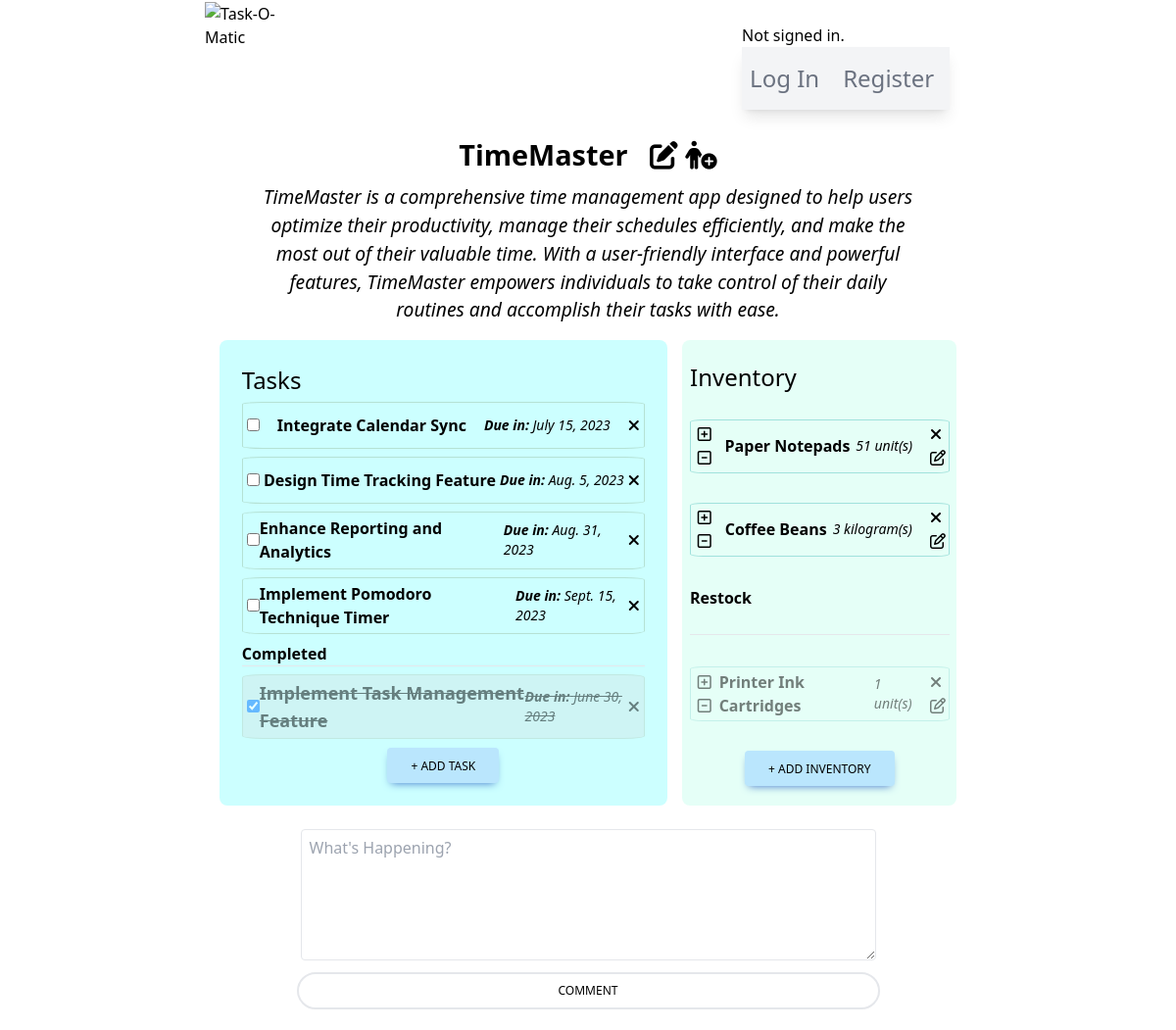
Page /project/19/ on the earlier database version.
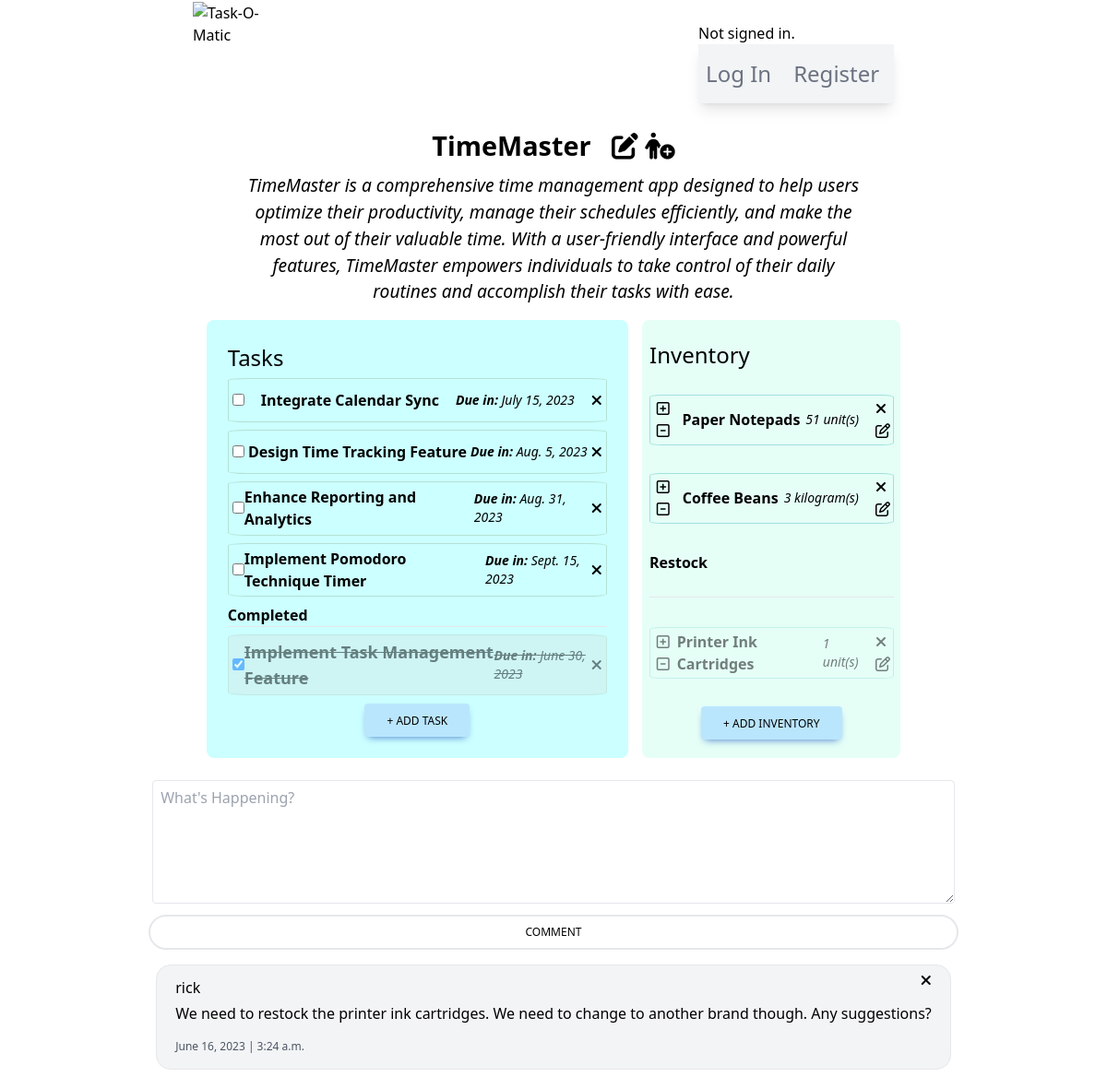
Same page on the later database version.
### taskomatic/models.py (models this page shows, shortened)
class Project(models.Model):
    user = models.ForeignKey(User, on_delete=models.CASCADE)
    owner = models.CharField(max_length=80)
    projectName = models.CharField(max_length=160)
    projectDescription = models.CharField(max_length=350)
    hasDeadline = models.BooleanField(default=False)
    hasInventory = models.BooleanField(default=False)
    hasTasks = models.BooleanField(default=False)
    creationDate = models.DateField(null=True, blank=True)
    deadlineDate = models.DateField(null=True, blank=True)

class Tasks(models.Model):
    PRIORITY_LEVELS = [tuple([x,x]) for x in range(1,11)]
    projectId = models.ForeignKey(Project, on_delete=models.CASCADE)
    taskCreator = models.CharField(max_length=80)
    taskName = models.CharField(max_length=160)
    taskDescription = models.CharField(max_length=350)
    taskCompletion = models.BooleanField(default=False)
    taskDeadline = models.DateField(null=True, blank=True)
    taskImportance = models.PositiveIntegerField(default=PRIORITY_LEVELS[0], choices=PRIORITY_LEVELS, validators=[MinValueValidator(1), MaxValueValidator(10)])
    taskLimitAlert = models.DateField(null=True, blank=True)
    taskCreationDate = models.DateField(null=True, blank=True)

class Inventory(models.Model):
    UNITS_CATEGORIES = [
        ('UNIT', 'unit(s)'),
        ('%', 'percent'),
        ('KG', 'kilogram(s)'),
        ('CM', 'centimeter(s)')
    ]
    projectId = models.ForeignKey(Project, on_delete=models.CASCADE)
    itemName = models.CharField(max_length=160)
    itemDescription = models.CharField(max_length=350)
    itemQty = models.PositiveIntegerField(default=0, validators=[MinValueValidator(0)])
    itemUnit = models.CharField(max_length=20, choices=UNITS_CATEGORIES, default=UNITS_CATEGORIES[0][0])
    itemLimitAlert = models.IntegerField(null=True, blank=True)

class Comment(models.Model):
    project = models.ForeignKey(Project, on_delete=models.CASCADE)
    user = models.ForeignKey(User, on_delete=models.CASCADE)
    comment = models.CharField(max_length=280)
    date = models.DateField()
    time = models.TimeField()

class User(AbstractUser):
    pass

### taskomatic/views.py (the view, shortened to what this page needs)
# urls.py: path("project/<str:pk>/", views.project_view, name="projectPage"),
def project_view(request, pk):
    project = Project.objects.get(id=pk)
    tasks = Tasks.objects.filter(projectId = pk)
    inventory = Inventory.objects.filter(projectId = pk)
    comments = Comment.objects.filter(project=project).order_by('-id')
    taskForms = []
    for task in tasks:
        taskFormInstance = CompletionTaskForm(instance=task, task_id=task.id)
        taskForms.append(taskFormInstance)
    context = {
        'project': project,
        'tasks': tasks,
        'inventory': inventory,
        'comments': comments,
        'taskForm': TaskForm(),
        'taskForms': taskForms,
        'inventoryForm': InventoryForm(),
        'form': CommentForm()
    }
    return render(request, "taskomatic/projectPage.html", context)

### taskomatic/templates/taskomatic/projectPage.html (shortened to what this page needs)
{% extends "./layout.html" %}
{% load static %}
{% block body %}
<div id="projectPageMainContainer">
    <h2>
        {{ project.projectName }} &nbsp;
        <form style="display: inline-block;" method="POST" action="{% url 'editProject' %}" name="editForm">
            <i id="editIcon" class="fa-solid fa-pen-to-square cursor-pointer hover:text-sky-600" title="Edit Project"></i>
            <a href="{% url 'addMember' project.id %}">
                <i id="addMember" class="fa-solid fa-person-circle-plus cursor-pointer hover:text-sky-600" title="Add Member"></i>
            </a>
        </form>
    </h2>
    <p class="descriptiveParagraph">{{ project.projectDescription }}</p>
    <div id="tasksAndInventorySection">
        <span id="tasksContainer">
            <h3 class="mb-1">Tasks</h3>
            {% if project.hasTasks %}
                {% if tasks %}
                    {% for task in tasks %}
                    {% if task.taskCompletion == False %}
            <div class="taskInstancesContainer" id="taskInstancesContainer{{ task.id }}">
                <form method="POST" action="{% url 'handleTasks' 'complete' %}" name="completeTaskForm{{ task.id }}" id="{{ task.id }}">
                        {% for form in taskForms %}
                            {% if form.instance.id == task.id %}
                                {{ form.taskCompletion }}
                            {% endif %}
                        {% endfor %}
                </form>
                <span class="inline-block font-bold text-base">{{ task.taskName }}</span>
                <span class="inline-block font-medium italic text-sm"><b>Due in:</b> {{ task.taskDeadline }}</span>
                <span class="taskDeleteBtns">
                    <i class="fa-solid fa-xmark cursor-pointer hover:text-sky-600" data-pk="{{ task.id }}" title="Remove">{% csrf_token %}</i>
                </span>
            </div>
                    {% endif %}
                    {% endfor %}
                    <p class="font-bold">Completed</p>
                    <hr class="mb-2">
                    {% for task in tasks %}
                    {% if task.taskCompletion == True %}
            <div class="taskInstancesContainer" id="taskInstancesContainer{{ task.id }}">
                <form method="POST" action="{% url 'handleTasks' 'complete' %}" name="completeTaskForm{{ task.id }}" id="{{ task.id }}">
                        {% for form in taskForms %}
                            {% if form.instance.id == task.id %}
                                {{ form.taskCompletion }}
                            {% endif %}
                        {% endfor %}
                </form>
                <span class="inline-block font-bold text-lg">{{ task.taskName }}</span>
                <span class="inline-block font-medium italic text-sm"><b>Due in:</b> {{ task.taskDeadline }}</span>
                <span style="text-decoration: none;" class="taskDeleteBtns">
                    <i class="fa-solid fa-xmark cursor-pointer hover:text-sky-600" data-pk="{{ task.id }}" title="Remove">{% csrf_token %}</i>
                </span>
            </div>
                    {% endif %}
                    {% endfor %}
            <button type="button" class="addTaskButton inline-block rounded bg-sky-200 px-6 pb-2 pt-2.5 text-xs font-medium uppercase leading-normal
            text-black shadow-[0_4px_9px_-4px_#3b71ca] transition duration-150 ease-in-out hover:bg-sky-300 max-w-s self-center">
                + Add Task
            </button>
                {% endif %}
            {% else %}
            <p>Tasks are <b>disabled</b> of this project.</p>
            <p>Request project owner to enable this functionality.</p>
            {% endif %}
        </span>
        <span id="inventoryContainer">
            <h3>Inventory</h3>
            {% if project.hasInventory %}
                {% if inventory %}
                    {% for inventoryItem in inventory %}
                        {% if inventoryItem.itemQty > 0 and inventoryItem.itemLimitAlert == None or inventoryItem.itemQty > inventoryItem.itemLimitAlert and inventoryItem.itemLimitAlert != None %}
            <div class="inventoryInstancesContainer relative" id="inventoryInstanceContainer{{ inventoryItem.id }}">
                <span class="ml-1 pr-2 inline-block">
                    <a href="#" class="increment-btn"><p><i class="fa-regular fa-square-plus" data-pk="{{ inventoryItem.id }}">{% csrf_token %}</i></p></a>
                    <a href="#" class="decrement-btn"><p><i class="fa-regular fa-square-minus" data-pk="{{ inventoryItem.id }}">{% csrf_token %}</i></p></a>
                </span>
                <span class="inline-block font-bold">{{ inventoryItem.itemName }}</span>
                <span class="inline-block font-medium italic text-sm mr-3">
                    <span class="inline-block" id="qty{{inventoryItem.id}}">{{inventoryItem.itemQty}}</span>
                    {{inventoryItem.get_itemUnit_display}}
                </span>
                <span class="flex flex-col">
                    <span class="inventoryDeleteBtns">
                        <i class="fa-solid fa-xmark cursor-pointer hover:text-sky-600" data-pk="{{ inventoryItem.id }}" title="Remove">{% csrf_token %}</i>
                    </span>
                    <span class="inventoryEditBtns">
                        <i class="fa-regular fa-pen-to-square hover:text-sky-600 cursor-pointer" data-pk="{{ inventoryItem.id }}" title="Edit">{% csrf_token %}</i>
                    </span>
                </span>
            </div>
                        {% endif %}
                    {% endfor %}
            <p class="font-bold">Restock</p>
            <hr class="mb-2">
                    {% for inventoryItem in inventory %}
                        {% if inventoryItem.itemQty == 0 or inventoryItem.itemQty <= inventoryItem.itemLimitAlert %}
            <div class="inventoryInstancesContainer relative opacity-50" id="inventoryInstanceRestockContainer{{ inventoryItem.id }}">
                <span class="ml-1 pr-2 inline-block">
                    <a href="#" class="increment-btn"><p><i class="fa-regular fa-square-plus" data-pk="{{ inventoryItem.id }}">{% csrf_token %}</i></p></a>
                    <a href="#" class="decrement-btn"><p><i class="fa-regular fa-square-minus" data-pk="{{ inventoryItem.id }}">{% csrf_token %}</i></p></a>
                </span>
                <span class="inline-block font-bold">{{ inventoryItem.itemName }}</span>
                <span class="inline-block font-medium italic text-sm mr-3">
                    <span class="inline-block" id="qty{{inventoryItem.id}}">{{inventoryItem.itemQty}}</span>
                    {{inventoryItem.get_itemUnit_display}}
                </span>
                <span class="flex flex-col">
                    <span class="inventoryDeleteBtns">
                        <i class="fa-solid fa-xmark cursor-pointer hover:text-sky-600" data-pk="{{ inventoryItem.id }}" title="Remove">{% csrf_token %}</i>
                    </span>
                    <span class="inventoryEditBtns">
                        <i class="fa-regular fa-pen-to-square hover:text-sky-600 cursor-pointer" data-pk="{{ inventoryItem.id }}" title="Edit">{% csrf_token %}</i>
                    </span>
                </span>
            </div>
                        {% endif %}
                    {% endfor %}
            <button type="button" class="addInventoryButton inline-block rounded bg-sky-200 px-6 pb-2 pt-2.5 text-xs font-medium uppercase leading-normal
            text-black shadow-[0_4px_9px_-4px_#3b71ca] transition duration-150 ease-in-out hover:bg-sky-300 max-w-s self-center">
                + Add Inventory
            </button>
                {% endif %}
            {% else %}
            <p>Inventory is <b>disabled</b> of this project.</p>
            <p>Request project owner to enable this functionality.</p>
            {% endif %}
        </span>
    </div>
</div>
<div id="commentsProjectPageContainer">
    <form action="{% url 'projectPage' project.id %}" method="POST" class="commentForm">
        {{ form.comment|safe }}
        <input class="inline-block rounded-full border-2 border-sky
        px-6 pt-2 pb-[8px] mt-2 mb-2 text-xs font-medium uppercase leading-normal
        mb-1 hover:border-sky-600 cursor-pointer"
        id="commentButton" type="submit" value="Comment" name="commentBtn">
        {% for comment in comments %}
        <div class="bg-gray-100 m-2 border rounded-2xl px-5 py-2">
            <p style="display:inline-block" class="font-medium py-1">{{ comment.user }}</p>
            <i id="{{comment.id}}" class="fa-solid fa-xmark cursor-pointer deleteButton" style="float: right;"></i>
            <li class="list-none text-base mb-2">{{ comment.comment }}</li>
            <p class="text-gray-600 text-xs py-2">{{ comment.date }} | {{ comment.time }}</p>
        </div>
        {% endfor %}
    </form>
</div>
{% endblock %}

### taskomatic/templates/taskomatic/layout.html (shortened to what this page needs)
{% load static %}
<!DOCTYPE html>
<html lang="en">
<head>
    <link href="{% static 'taskomatic/styles.css' %}" rel="stylesheet">
    <link rel="stylesheet" href="https://cdnjs.cloudflare.com/ajax/libs/font-awesome/6.4.0/css/all.min.css"
/>
    <script src="https://cdn.tailwindcss.com"></script>
</head>
<body id="appBody">
    <header>
        <a href="{% url 'index' %}"><img id="taskLogo" src="https://escrituras-eremitas.com/wp-content/uploads/2023/04/task-O-maticLogo.png" alt="Task-O-Matic"></a>
        <div class="navSection">
            <div>
                {% if user.is_authenticated %}
                    Signed in as <strong>{{ user.username }}</strong>.
                {% else %}
                    Not signed in.
                {% endif %}
            </div>
                <ul class="relative max-w-2xl flex flex-wrap items-center justify-between py-4 bg-gray-100 text-gray-500
                hover:text-gray-700 focus:text-gray-700 shadow-lg navbar navbar-expand-lg navbar-light">
                    {% if user.is_authenticated %}
                        <li class="nav-item pr-2">
                            <a class="nav-link text-2xl text-gray-500 hover:text-gray-700
                            focus:text-gray-700 p-2" href="{% url 'logout' %}">Log Out</a>
                        </li>
                        <li class="nav-item pr-2">
                            <a class="nav-link text-2xl text-gray-500 hover:text-gray-700
                            focus:text-gray-700 p-2" href="{% url 'newProject' %}">New Project</a>
                        </li>
                    {% else %}
                        <li class="nav-item pr-2">
                            <a class="nav-link text-2xl text-gray-500 hover:text-gray-700
                            focus:text-gray-700 p-2" href="{% url 'login' %}">Log In</a>
                        </li>
                        <li class="nav-item pr-2">
                            <a class="nav-link text-2xl text-gray-500 hover:text-gray-700
                            focus:text-gray-700 p-2" href="{% url 'register' %}">Register</a>
                        </li>
                    {% endif %}
                </ul>
            </div>
    </header>
    {% block body %}
    {% endblock %}
</body>
</html>

Differences in the rows shown:
added Comment: user "rick", comment "We need to restock the printer ink cartridges. We need to change to another brand though. Any suggestions?", date "June 16, 2023", time "3:24 a.m."
